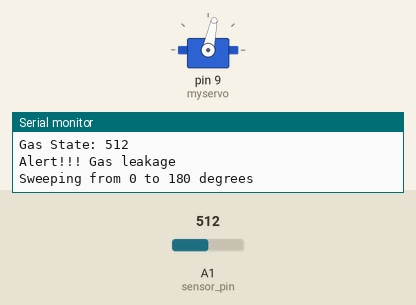
Recording of a sketch running on a simulated Arduino Uno, built with avr-gcc and run on an emulated ATmega328P. Shown: servo, the last lines printed to the serial monitor. Inputs (shaded band) come from the test bench; at power-on: A1 (sensor_pin) = 512.

Above: at 3.2 s.
3.3 s: A1 (sensor_pin) set to 240
At 5.8 s:
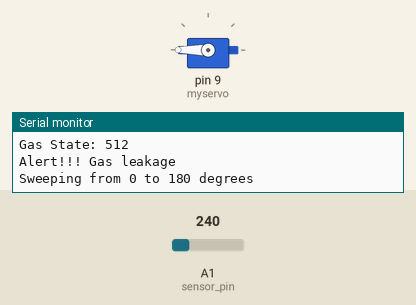
7.9 s: A1 (sensor_pin) set to 215
At 9.21 s:
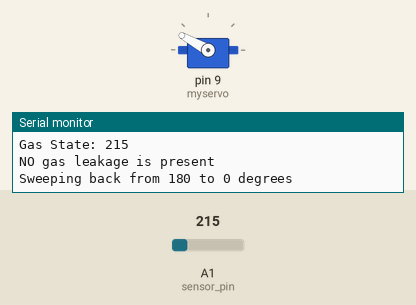
At 11.9 s:
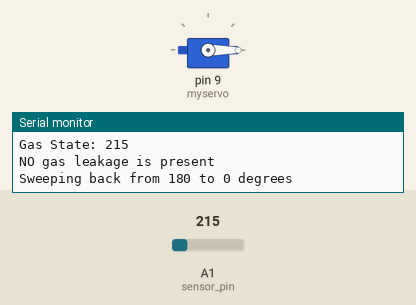
Timing chart, 0 to 13.4 s (numbered marks = the images above; inputs shaded):
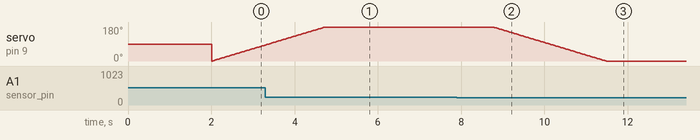

Measured:
- the behaviour switches between 222 and 221 on A1 (sensor_pin) (found by bisection; images 1 and 2)
- after the input at 7.9 s, servo on pin 9 (myservo): moves from 180° to 0° over 2.7 s, starting after 0.87 s

The sketch:

Smoke_servo_part3.ino
```cpp
#include <Servo.h>

Servo myservo;  // Create servo object to control a servo

int pos = 0;              // Variable to store the servo position
bool gas_leakage_detected = false;  // Variable to check if gas leakage is detected

int sensor_pin = A1;      // Pin connected to the smoke sensor
//int buzzer = 7;           // Pin connected to the buzzer
int threshold = 222;      // Threshold value for gas detection

void setup() {
  myservo.attach(9);      // Attach the servo to digital pin 9
  Serial.begin(9600);     // Start serial communication

  pinMode(sensor_pin, INPUT);
 // pinMode(buzzer, OUTPUT);

  Serial.println("Warming up the MQ2 sensor");
  delay(2000); // Warm-up time for the sensor
}

void loop() {
  int gasState = analogRead(sensor_pin); // Read the gas sensor value
  Serial.print("Gas State: ");
  Serial.println(gasState);

  if (gasState < threshold) {
    Serial.println("NO gas leakage is present");
    //digitalWrite(buzzer, LOW);

    if (gas_leakage_detected) {
      Serial.println("Sweeping back from 180 to 0 degrees");
      // If gas was previously detected but now it's not, sweep back to 0 degrees
      for (pos = 180; pos >= 0; pos -= 1) { // Sweep from 180 to 0 degrees
        myservo.write(pos);                // Tell servo to go to position in variable 'pos'
        delay(15);                         // Wait 15 ms for the servo to reach the position
        //Serial.print("Servo position: ");
        //Serial.println(pos);
      }
      gas_leakage_detected = false;
    }
  } else {
    Serial.println("Alert!!! Gas leakage");
    //digitalWrite(buzzer, HIGH);

    if (!gas_leakage_detected) { // Check if the sweep is not done
      Serial.println("Sweeping from 0 to 180 degrees");
      for (pos = 0; pos <= 180; pos += 1) { // Sweep from 0 to 180 degrees
        myservo.write(pos);                // Tell servo to go to position in variable 'pos'
        delay(15);                         // Wait 15 ms for the servo to reach the position
        //Serial.print("Servo position: ");
        //Serial.println(pos);
      }
      gas_leakage_detected = true; // Set the gas_leakage_detected flag to true to indicate the sweep is complete
    }
  }

  delay(2000); // Wait for 2 seconds before the next reading
}
```
